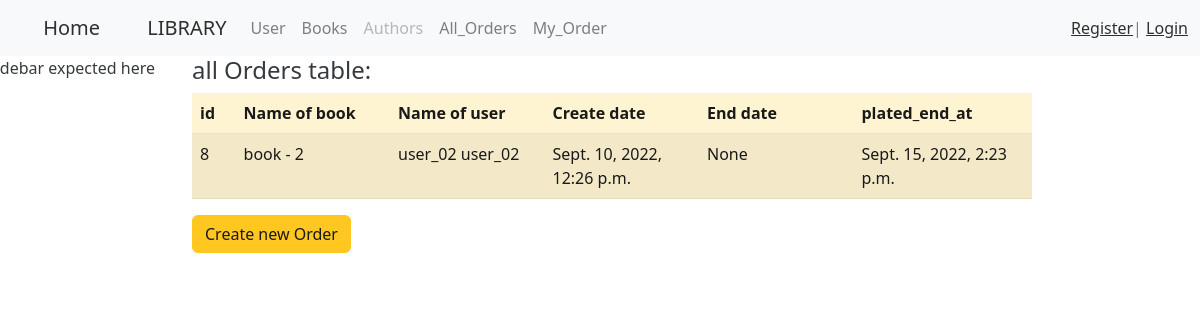
/order/, run on an earlier commit of the app's database.
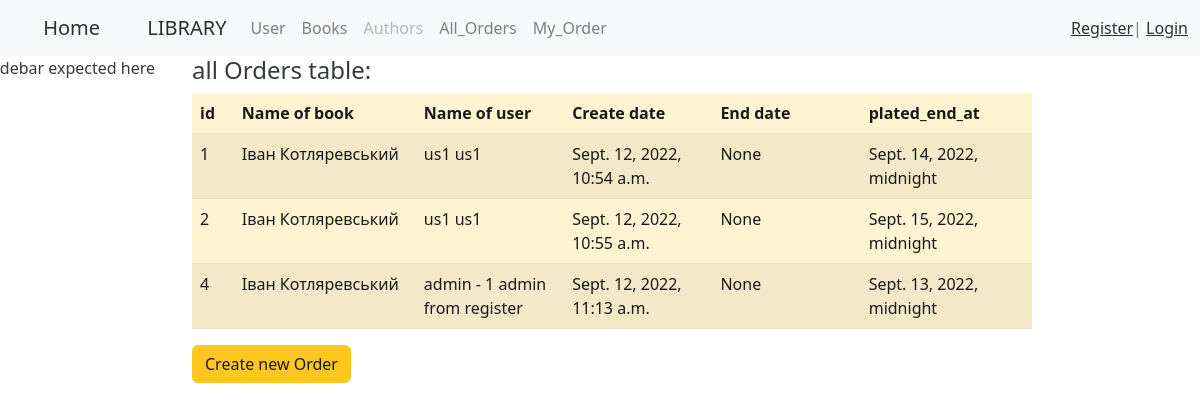
And on a later commit of the database.
### order/models.py (models this page shows, shortened)
class Order(models.Model):
    book = models.ForeignKey(Book, on_delete=models.CASCADE, default=None)
    user = models.ForeignKey(CustomUser, on_delete=models.CASCADE, default=None)
    created_at = models.DateTimeField(auto_now_add=True)
    end_at = models.DateTimeField(default=None, null=True, blank=True)
    plated_end_at = models.DateTimeField(default=None)
    class Meta:         # for admin.menu
        verbose_name= 'Замовлення'
        verbose_name_plural = 'Замовлення'
    @staticmethod
    def get_all():
        return list(Order.objects.all())

### book/models.py (models this page shows, shortened)
class Book(models.Model):
    name = models.CharField(blank=True, max_length=128, verbose_name='Книги')
    description = models.CharField(blank=True, max_length=256 , verbose_name='Опис')
    count = models.IntegerField(default=10, verbose_name='Кількість')
    id = models.AutoField(primary_key=True)
    authors = models.ManyToManyField(Author, blank=True, verbose_name='Автор')
    class Meta:         # for admin.menu
        verbose_name= 'Книга'
        verbose_name_plural = 'Книги'

### authentication/models.py (models this page shows, shortened)
class CustomUser(AbstractBaseUser):
    email = models.EmailField(
        verbose_name='email address',
        max_length=255,
        unique=True,
    )
    first_name = models.CharField(max_length=20, default=None, blank=True)
    last_name = models.CharField(max_length=20, blank=True)
    middle_name = models.CharField(max_length=20, blank=True)
    created_at = models.DateTimeField(editable=False, auto_now=datetime.datetime.now())
    updated_at = models.DateTimeField(auto_now=datetime.datetime.now())
    role = models.IntegerField(choices=ROLE_CHOICES, default=0)
    is_active = models.BooleanField(default=True)
    is_admin = models.BooleanField(default=False)  # STAFF, superuser
    objects = MyUserManager()
    USERNAME_FIELD = 'email'
    REQUIRED_FIELDS = ['first_name']
    class Meta:         # for admin.menu
        verbose_name= 'Користувач'
        verbose_name_plural = 'Користувачі'

### order/views.py (the view)
# urls.py: path('', list_orders, name='list_orders'),
def list_orders(request):
    data = Order.get_all()
    return render(request, 'order/order_list.html', {'orders':data})

### order/templates/order/order_list.html (shortened to what this page needs)
{% extends 'base.html' %}
{% block sidebar  %}
<p> sidebar expected here</p>
{% endblock %}
{% block content %}
<h4>all Orders table:</h4>
<div class="col-md-10">
    <table class="table table-warning table-striped">
        <thead class="border-bottom font-weight-bold">
        <tr>
            <th scope="col" style="width: 20px">id</th>
            <th scope="col" style="width: 110px">Name of book</th>
            <th scope="col" style="width: 110px">Name of user</th>
            <th scope="col" style="width: 110px">Create date</th>
            <th scope="col" style="width: 110px">End date</th>
            <th scope="col" style="width: 110px">plated_end_at</th>
        </tr>
        </thead>
        {% for order in orders %}
        <tr>
            <td>{{order.id}}</td>
            <td>{{order.book.name | truncatechars:19}}</td>
            <td>{{order.user.first_name}} {{order.user.last_name}}</td>
            <td>{{order.created_at}}</td>
            <td>{{order.end_at}}</td>
            <td>{{order.plated_end_at}}</td>
        </tr>
        {% endfor %}
    </table>
    <a href="{% url 'add_order' %}">
        <button type='submit' class="btn btn-warning"> Create new Order</button>
    </a>
</div>
{% endblock %}

What changed in the data, as far as the page shows it:
removed Order: id "8", book.name "book - 2", user.first_name "user_02", user.last_name "user_02", created_at "Sept. 10, 2022, 12:26 p.m.", end_at "None", plated_end_at "Sept. 15, 2022, 2:23 p.m."
added Order: id "1", book.name "Іван Котляревський", user.first_name "us1", user.last_name "us1", created_at "Sept. 12, 2022, 10:54 a.m.", end_at "None", plated_end_at "Sept. 14, 2022, midnight"
added Order: id "2", book.name "Іван Котляревський", user.first_name "us1", user.last_name "us1", created_at "Sept. 12, 2022, 10:55 a.m.", end_at "None", plated_end_at "Sept. 15, 2022, midnight"
added Order: id "4", book.name "Іван Котляревський", user.first_name "admin - 1", user.last_name "admin from register", created_at "Sept. 12, 2022, 11:13 a.m.", end_at "None", plated_end_at "Sept. 13, 2022, midnight"
